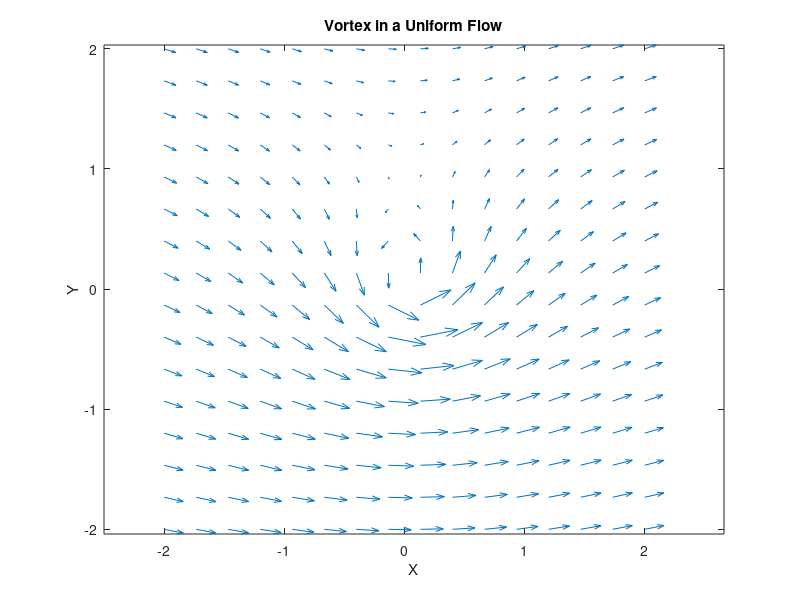

The MATLAB source for this figure:
% quiver - 2D vector field plot
% A point vortex superimposed on a uniform horizontal stream.

[X, Y] = meshgrid(linspace(-2, 2, 16));
r2 = X.^2 + Y.^2 + 0.1;
U = 1 - Y ./ r2;
V = X ./ r2;

figure;
quiver(X, Y, U, V);
title('Vortex in a Uniform Flow');
xlabel('X');
ylabel('Y');
axis equal;
